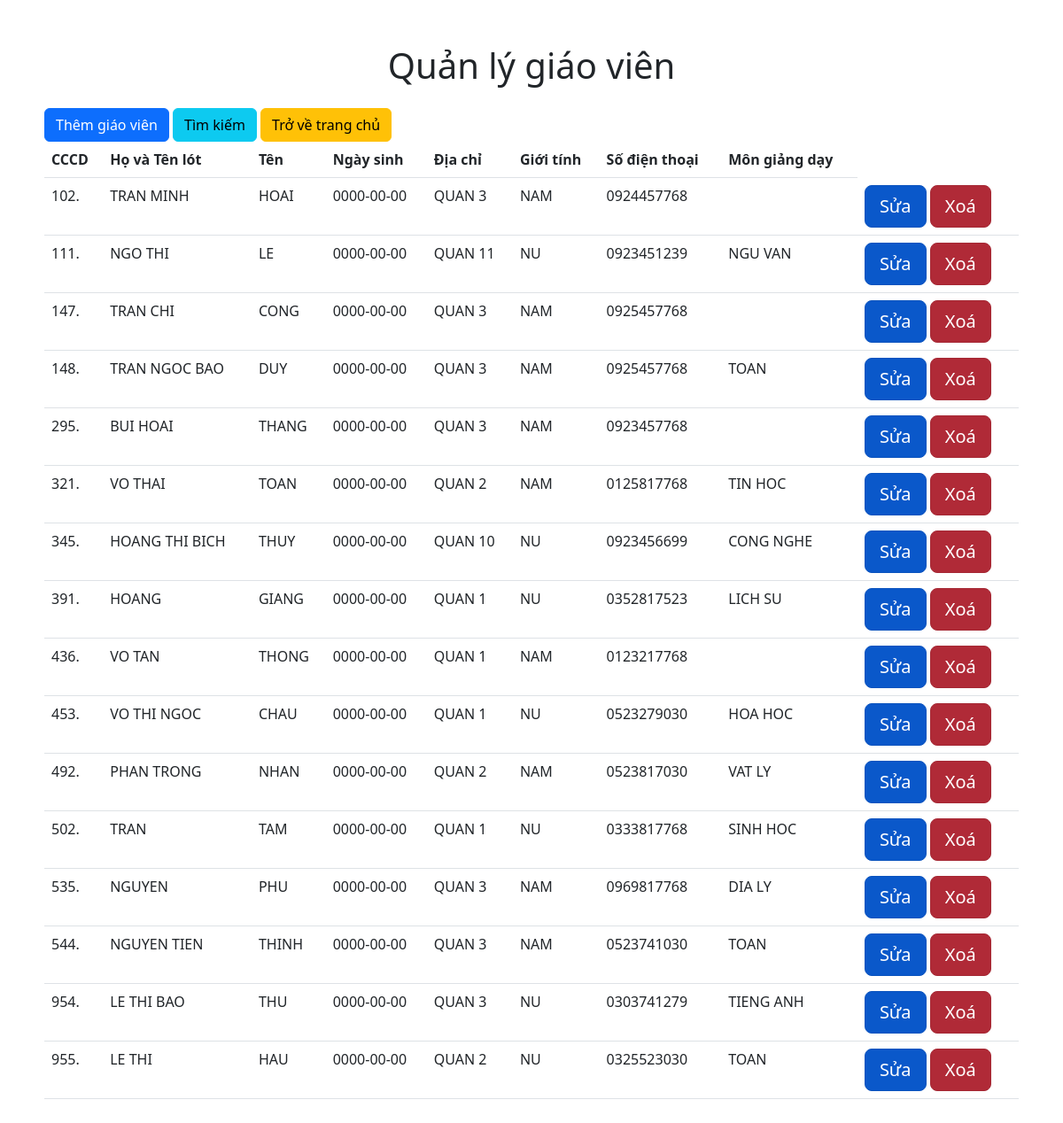
The app's page /SecondarySchool/GV/index.php with its own data.
### tables this page shows
CREATE TABLE GiaoVien (
CCCD          VARCHAR(12)    PRIMARY KEY,
HO_VA_TENLOT  VARCHAR(30) NOT NULL, 
TEN           VARCHAR(30) NOT NULL, 
Bdate         DATE, 
Address       VARCHAR(30) NOT NULL, 
Sex           VARCHAR(5), 
PhoneNumber   VARCHAR(10), 
MonGiangDay   VARCHAR(10)
);

### SecondarySchool/GV/index.php (the view, shortened to what this page needs)
<!DOCTYPE html>
<html>
<head>
    <link rel="stylesheet"
          href="https://cdn.jsdelivr.net/npm/bootstrap@5.2.3/dist/css/bootstrap.min.css">
</head>
<body style = "margin: 50px;">
    <div class = "text-center mt-5 mb-4"> <h1> Quản lý giáo viên </h1> </div>
    <a class="btn btn-primary" href = "/SecondarySchool/GV/create.php" role = "button">Thêm giáo viên</a>
    <a class="btn btn-info" href = "/SecondarySchool/GV/search.php" role = "button">Tìm kiếm </a>
    <a class="btn btn-warning" href = "/SecondarySchool/index.php" role = "button">Trở về trang chủ </a>
    <br>
    <table class = "table">
        <thead>
            <tr>
                <th>CCCD</th>
                <th>Họ và Tên lót</th>
                <th>Tên</th>
                <th>Ngày sinh</th>
                <th>Địa chỉ</th>
                <th>Giới tính</th>
                <th>Số điện thoại</th>
                <th>Môn giảng dạy</th>
            </tr>
        </thead>
        <tbody>
            <?php
            $servername = "localhost";
            $username = "root";
            $password = "";
            $database = "TruongTHCS";
            $connection = new mysqli($servername, $username, $password, $database);
            $sql = "select * from GIAOVIEN";
            $result = $connection->query($sql);
            while ($row = $result->fetch_assoc()) {
                echo "<tr>
                <td> $row[CCCD].</td>
                <td>$row[HO_VA_TENLOT]</td>
                <td>$row[TEN]</td>
                <td>$row[Bdate]</td>
                <td>$row[Address]</td>
                <td>$row[Sex]</td>
                <td>$row[PhoneNumber]</td>
                <td>$row[MonGiangDay]</td>
                <td>
                    <a class='btn btn-primary btn-lg active' href = '/SecondarySchool/GV/UpdateGV.php?CCCD=$row[CCCD]'> Sửa</a>
                    <a class='btn btn-danger btn-lg active' href = '/SecondarySchool/GV/DeleteGV.php?CCCD=$row[CCCD]'> Xoá</a>
                    </td>
                </tr>";
            }
            ?>
        </tbody>
    </table>
</body>
</html>

### records on screen
giaovien: CCCD "102", HO_VA_TENLOT "TRAN MINH", TEN "HOAI", Bdate "0000-00-00", Address "QUAN 3", Sex "NAM", PhoneNumber "0924457768"
giaovien: CCCD "111", HO_VA_TENLOT "NGO THI", TEN "LE", Bdate "0000-00-00", Address "QUAN 11", Sex "NU", PhoneNumber "0923451239", MonGiangDay "NGU VAN"
giaovien: CCCD "147", HO_VA_TENLOT "TRAN CHI", TEN "CONG", Bdate "0000-00-00", Address "QUAN 3", Sex "NAM", PhoneNumber "0925457768"
giaovien: CCCD "148", HO_VA_TENLOT "TRAN NGOC BAO", TEN "DUY", Bdate "0000-00-00", Address "QUAN 3", Sex "NAM", PhoneNumber "0925457768", MonGiangDay "TOAN"
giaovien: CCCD "295", HO_VA_TENLOT "BUI HOAI", TEN "THANG", Bdate "0000-00-00", Address "QUAN 3", Sex "NAM", PhoneNumber "0923457768"
giaovien: CCCD "321", HO_VA_TENLOT "VO THAI", TEN "TOAN", Bdate "0000-00-00", Address "QUAN 2", Sex "NAM", PhoneNumber "0125817768", MonGiangDay "TIN HOC"
giaovien: CCCD "345", HO_VA_TENLOT "HOANG THI BICH", TEN "THUY", Bdate "0000-00-00", Address "QUAN 10", Sex "NU", PhoneNumber "0923456699", MonGiangDay "CONG NGHE"
giaovien: CCCD "391", HO_VA_TENLOT "HOANG", TEN "GIANG", Bdate "0000-00-00", Address "QUAN 1", Sex "NU", PhoneNumber "0352817523", MonGiangDay "LICH SU"
giaovien: CCCD "436", HO_VA_TENLOT "VO TAN", TEN "THONG", Bdate "0000-00-00", Address "QUAN 1", Sex "NAM", PhoneNumber "0123217768"
giaovien: CCCD "453", HO_VA_TENLOT "VO THI NGOC", TEN "CHAU", Bdate "0000-00-00", Address "QUAN 1", Sex "NU", PhoneNumber "0523279030", MonGiangDay "HOA HOC"
giaovien: CCCD "492", HO_VA_TENLOT "PHAN TRONG", TEN "NHAN", Bdate "0000-00-00", Address "QUAN 2", Sex "NAM", PhoneNumber "0523817030", MonGiangDay "VAT LY"
giaovien: CCCD "502", HO_VA_TENLOT "TRAN", TEN "TAM", Bdate "0000-00-00", Address "QUAN 1", Sex "NU", PhoneNumber "0333817768", MonGiangDay "SINH HOC"
giaovien: CCCD "535", HO_VA_TENLOT "NGUYEN", TEN "PHU", Bdate "0000-00-00", Address "QUAN 3", Sex "NAM", PhoneNumber "0969817768", MonGiangDay "DIA LY"
giaovien: CCCD "544", HO_VA_TENLOT "NGUYEN TIEN", TEN "THINH", Bdate "0000-00-00", Address "QUAN 3", Sex "NAM", PhoneNumber "0523741030", MonGiangDay "TOAN"
giaovien: CCCD "954", HO_VA_TENLOT "LE THI BAO", TEN "THU", Bdate "0000-00-00", Address "QUAN 3", Sex "NU", PhoneNumber "0303741279", MonGiangDay "TIENG ANH"
giaovien: CCCD "955", HO_VA_TENLOT "LE THI", TEN "HAU", Bdate "0000-00-00", Address "QUAN 2", Sex "NU", PhoneNumber "0325523030", MonGiangDay "TOAN"
